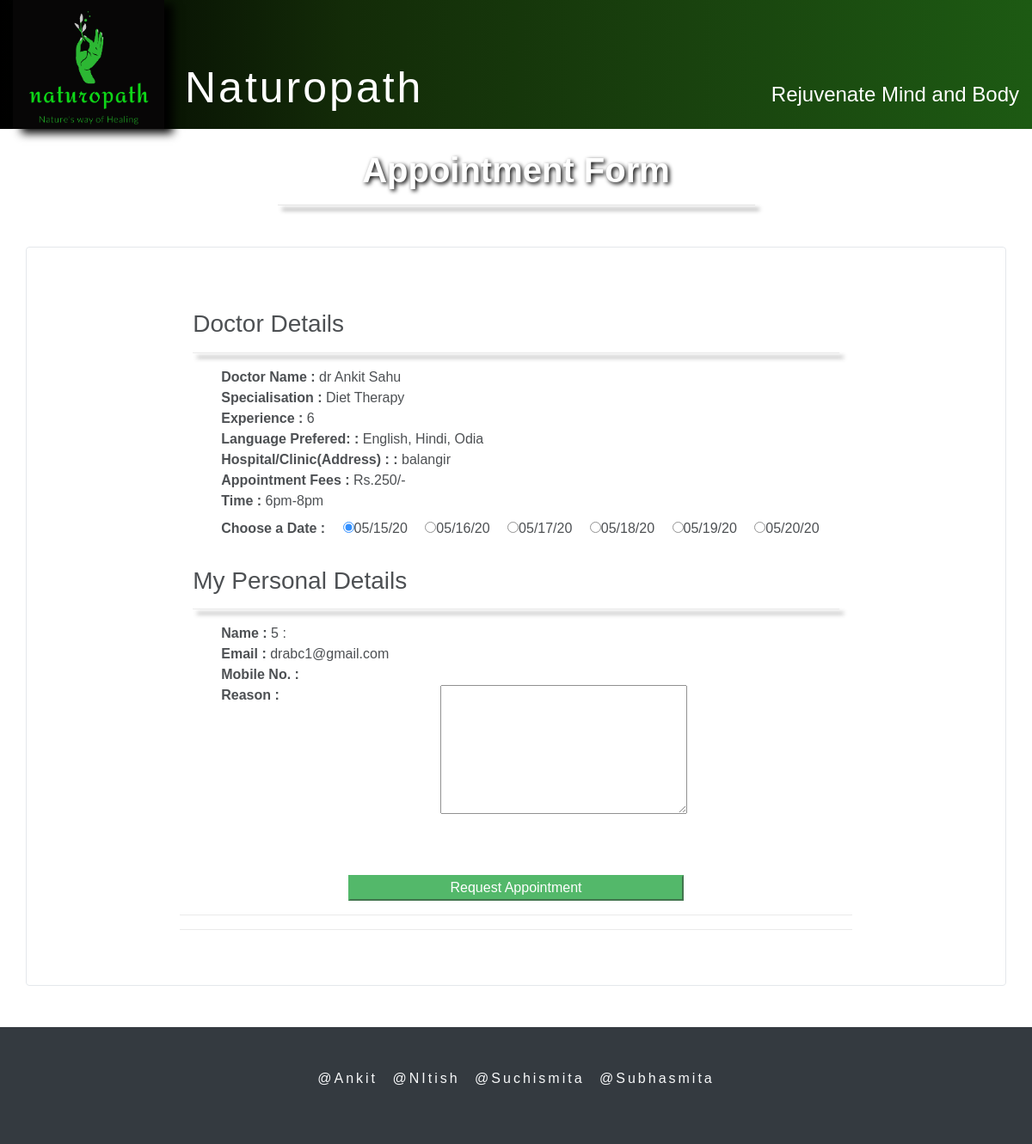
/patient/appointment_doc/5/ (signed in), run on the app's committed database.
### doctor/models.py (models this page shows, shortened)
class Doctor(models.Model):
    user=models.OneToOneField(User, on_delete=models.CASCADE, primary_key=True)
    Is_patient = models.BooleanField(default=False)
    Is_doctor = models.BooleanField(default=True)
    name = models.CharField(max_length=50)
    dob = models.DateField()
    pin = models.IntegerField(null=True)
    address = models.CharField(max_length=100)
    specialist = models.CharField(max_length=30, null=True)
    mobile_no = models.CharField(max_length=13)
    gender = models.CharField(max_length=10,null=True)
    qualification = models.CharField(max_length=40, null=True)
    experience = models.IntegerField(null=True)
    fees = models.IntegerField(null=True, default=100)
    language = models.CharField( max_length=30 ,null=True, default='English')
    image = models.ImageField(upload_to='profile_img', blank=True,null=True)

class Consultation(models.Model):
    user=models.OneToOneField(User, on_delete=models.CASCADE, primary_key=True)
    fees = models.IntegerField(null=True)
    time = models.CharField(max_length=50, null=True)

### patient/views.py (the view)
# urls.py: path('appointment_doc/<int:pk>/',views.appointment_doc, name="appointment_doc"),
@login_required
def appointment_doc(request,pk):
    if request.method == 'POST':
        doc_id= pk
        pat_id= request.user.patient.pk
        conobj=Consultation.objects.get(pk=pk)
        appointment_status= False
        payment_status = False
        tm = conobj.time
        appdate = request.POST.get('appdate')
        reason = request.POST.get('reason')
        print('appdate:',appdate)
        print(type(appdate))
        new_appointment=Appointment( doc_id=doc_id, pat_id=pat_id, appointment_status=appointment_status, payment_status=payment_status, appdate=appdate, time=tm,  reason=reason)
        new_appointment.save()
        return redirect(index)
    else:
        docobj= Doctor.objects.get(pk=pk)
        dconobj= Consultation.objects.get(pk=pk)
        date=[]
        dayname=[]
        today=datetime.datetime.now()
        nextday=today+datetime.timedelta(days=1)
        tday=nextday.strftime("%x")
        for i in range(1,7):
            nextday=today+datetime.timedelta(days=i)
            d=nextday.strftime('%x')
            n=nextday.strftime('%A')
            date.append(d)
            dayname.append(n)
        arg={'docobj':docobj, 'dconobj':dconobj, 'date':date, 'dayname':dayname,'tday':tday}
        return render(request, 'patient/p_choose_doc.html',arg)

### patient/templates/patient/p_choose_doc.html (shortened to what this page needs)
{% extends 'patient/p_basic.html' %}
{% load static %}
{% block body %}
    <div >
        <div class="container text-center pt-4 text-white">
            <h1 style="text-shadow: 2px 2px 5px black;"><b>Appointment Form </b></h1>
            <hr class="w-50 " style="box-shadow: 5px 5px 5px #000000;">
        </div>
                <div id="formsection" class="container mt-5  rounded p-lg-5 p-xl-5 img-thumbnail" id="Patient_regs" style=" background-color: white; opacity: .8; ">
                        <form method="POST" action='' class="w-75 m-auto">
                            <div class="container pt-4 ">
                                <h3>Doctor Details </h3>
                                <hr class="w-100 ml-0" style="box-shadow: 5px 5px 5px #000000;">
                            </div>
                            <div class="ml-5">
                            <div class="">
                                <span><strong>Doctor Name : </strong> </span>
                                <span> {{ docobj.name }}</span>
                            </div>
                            <div class="">
                                <span><strong>Specialisation : </strong></span>
                                <span> {{ docobj.specialist }}</span>
                            </div>
                            <div class="">
                                <span><strong>Experience : </strong></span>
                                <span> {{ docobj.experience }}</span>
                            </div>
                            <div class="">
                                <span><strong>Language Prefered: : </strong></span>
                                <span>{{ docobj.language }}</span>
                            </div>
                            <div class="">
                                <span><strong>Hospital/Clinic(Address) : : </strong></span>
                                <span>{{ docobj.address }}</span>
                            </div>
                            <div class="">
                                <span><strong>Appointment Fees : </strong></span>
                                <span>Rs.{{ dconobj.fees }}/- </span>
                            </div>
                            <div class="">
                                <span><strong>Time : </strong></span>
                                <span>{{ dconobj.time }}</span>
                            </div>
                            <div class="mt-2">
                                <span><strong>Choose a Date : </strong></span>
                                {% for d in date %}
                                    {% if d == tday %}
                                        <label class="radio-inline ml-3">
                                            <input type="radio" name="appdate" value="{{ d }}" checked>{{ d }}
                                        </label>
                                    {% else %}
                                    <label class="radio-inline ml-3">
                                        <input type="radio" name="appdate" value="{{ d }}">{{ d }}
                                    </label>
                                    {% endif %}
                                {% endfor %}
                            </div>
                            </div>
                            <div class="container pt-4 ">
                                <h3>My Personal Details </h3>
                                <hr class="w-100 ml-0" style="box-shadow: 5px 5px 5px #000000;">
                            </div>
                            <div class='ml-5'>
                            <div class="">
                                <span><strong>Name : </strong></span>
                                <span>{{ user.id }} : {{ user.patient.name }}</span>
                            </div>
                            <div class="">
                                <span><strong>Email : </strong></span>
                                <span>{{ user.email }}</span>
                            </div>
                            <div class="">
                                <span><strong>Mobile No. : </strong></span>
                            </div>
                            <div class="row mb-3">
                                <div class="col-12 col-sm-12 col-md-3 col-lg-4 col-xl-4">
                                    <span><strong>Reason :</strong></span>
                                </div>
                                <div class="col-12 col-sm-12 col-md-9 col-lg-8 col-xl-8">
                                    <textarea rows="6" name="reason" class="input" style="width: 60%;" required> </textarea>
                                </div>
                            </div>
                            </div>
                            <br><br>
                            <div class="text-center">
                                <button class=" btn-success w-50 " >Request Appointment</button>
                            </div>
                            <hr>
                            <hr>
                        </form>
                    </div>
            </div>
{% endblock %}

### data on the page
Doctor: name "dr Ankit Sahu", specialist "Diet Therapy", experience "6", language "English, Hindi, Odia", address "balangir"
Consultation: fees "250", time "6pm-8pm"

### other printed values
{{ d }} "05/15/20"
{{ d }} "05/16/20" "05/17/20" "05/18/20" "05/19/20" "05/20/20"
{{ user.id }} "5"
{{ user.email }} "drabc1@gmail.com"
